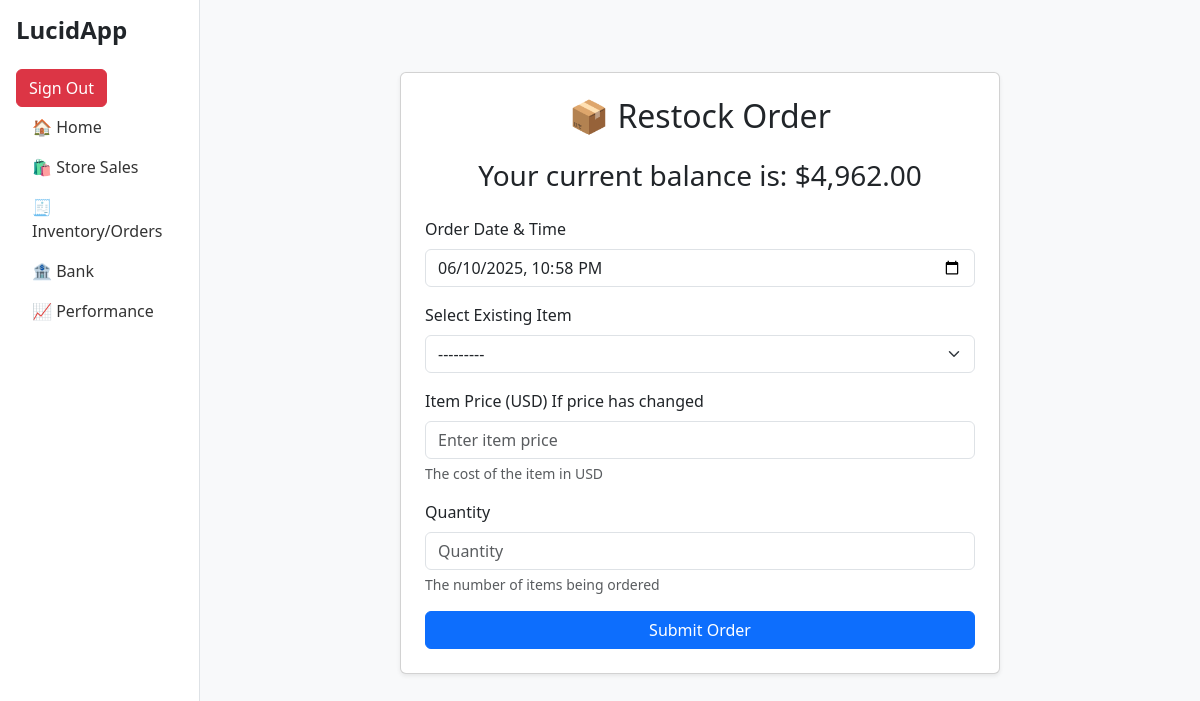
The page /orders/restock-order (signed in) on the database as committed earlier.
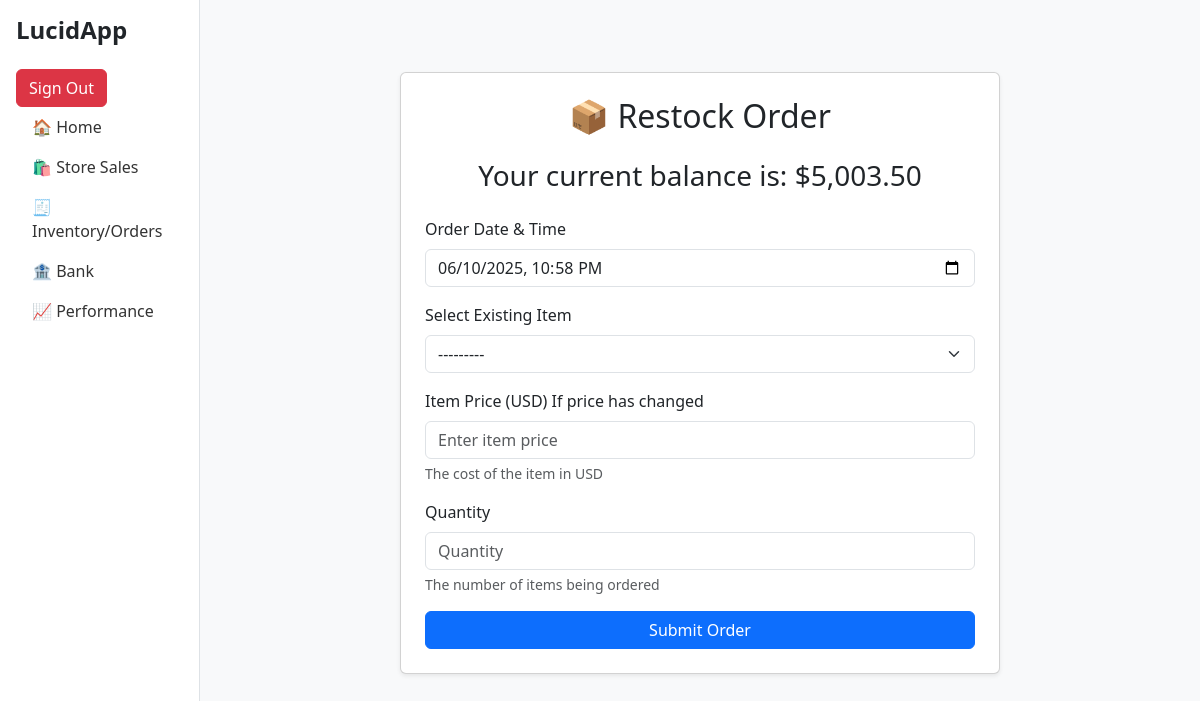
The same page on the database as committed later.
### bank/models.py (models this page shows, shortened)
class BankTransaction(models.Model):
    date = models.DateTimeField(default=now)
    description = models.CharField(max_length=255, blank=False, null=False)
    debit = models.DecimalField(
        max_digits=10,
        decimal_places=2,
        blank=False,
        null=False
    )
    credit = models.DecimalField(
        max_digits=10,
        decimal_places=2,
        blank=True,
        null=False,
        default=0,
    )
    balance = models.DecimalField(
        max_digits=10,
        decimal_places=2,
        blank=True,
        null=False,
        default=0,
    )
    notes = models.TextField(
        blank=True,
        null=True,
    )

### orders/views.py (the view)
# urls.py: path('restock-order', views.create_existing_item_order, name='new_existing_order'),
@login_required
def create_existing_item_order(request):
    if request.method == "POST":
        form = ExistingItemOrderForm(request.POST)
        if form.is_valid():
            date = form.cleaned_data['date']
            amount = form.cleaned_data['amount']
            quantity = form.cleaned_data['quantity']
            existing_item = form.cleaned_data.get('existing_item')
            store_item = Inventory.objects.get(id=existing_item.id)
            if amount is not None and amount > 0:
                store_item.cost_price = amount  # Update the cost price
                store_item.save()  # Save the updated item to the database
            else:
                amount = store_item.cost_price  # Use existing cost price if no new amount provided
            print(amount)
            new_store_order = StoreOrder.objects.create(
                date=form.cleaned_data.get('date'),
                item=existing_item,
                amount=store_item.cost_price,
                quantity=form.cleaned_data.get('quantity'),
            )
            new_store_order.save()
            current_balance = get_current_balance()
            total_cost = store_item.cost_price * quantity
            if total_cost > current_balance:
                messages.error(request, "Insufficient balance for this order.")
                return redirect('orders:new_order')
            else:
                new_balance = current_balance - total_cost
                bank_transaction = BankTransaction.objects.create(
                    date=date,
                    description=f"Order for {quantity} x {store_item.name}",
                    debit=total_cost,
                    credit=0,
                    balance=new_balance,
                    notes=f"Order of {quantity} {store_item.name}(s) at ${store_item.cost_price} each."
                )
                bank_transaction.save()
                messages.success(request, "Order created successfully!")
                return redirect('orders:new_existing_order')
    else:
        form = ExistingItemOrderForm()
    context = {
        'form': form,
        'current_balance': get_current_balance(),
    }
    return render(request, 'orders/restock.html', context)

### orders/forms.py (shortened to what this page needs)
class ExistingItemOrderForm(forms.ModelForm):
    existing_item = forms.ModelChoiceField(
        queryset=Inventory.objects.all(),
        required=True,  # Ensure this field is mandatory
        widget=forms.Select(attrs={'class': 'form-select'}),
        label="Select Existing Item"
    )
    class Meta:
        model = StoreOrder
        fields = ['date', 'existing_item', 'amount', 'quantity']
        widgets = {
            'date': forms.DateTimeInput(attrs={'type': 'datetime-local', 'class': 'form-control'}),
            'amount': forms.NumberInput(attrs={'class': 'form-control', 'placeholder': 'Enter item price'}),
            'quantity': forms.NumberInput(attrs={'class': 'form-control', 'placeholder': 'Quantity'}),
        }
        labels = {
            'date': 'Order Date & Time',
            'amount': 'Item Price (USD) If price has changed',
            'quantity': 'Quantity',
        }

### orders/views.py (called while the page is built)
def get_current_balance():
    last_entry = BankTransaction.objects.order_by('-date').first()
    if last_entry:
        current_balance = last_entry.balance
    else:
        current_balance = 0  # Default value if no entries exist
    return current_balance

### templates/orders/restock.html (shortened to what this page needs)
{% extends 'base.html' %}
{% load humanize %}
{% block content %}
<div class="container mt-5">
  <div class="card shadow-sm mx-auto p-4" style="max-width: 600px;">
    <h2 class="mb-4 text-center">📦 Restock Order</h2>
    <h3 class="mb-4 text-center">Your current balance is: ${{ current_balance|intcomma  }}</h3>
    <form method="post">
      {% for field in form %}
        <div class="mb-3">
          <label for="{{ field.id_for_label }}" class="form-label">{{ field.label }}</label>
          {{ field }}
          {% if field.help_text %}
            <div class="form-text">{{ field.help_text }}</div>
          {% endif %}
        </div>
      {% endfor %}
      <div class="d-grid">
        <button type="submit" class="btn btn-primary">Submit Order</button>
      </div>
    </form>
  </div>
</div>
{% endblock %}

Rows that differ between the two databases and show on the page:
no longer on this page (row unchanged): BankTransaction: balance "4,962.00"
added BankTransaction: balance "5,003.50"
